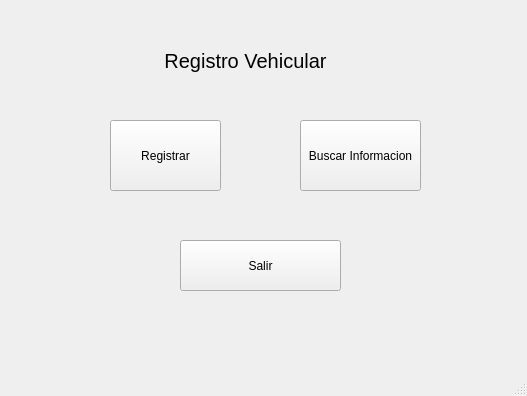
<?xml version="1.0" encoding="UTF-8"?>
<ui version="4.0">
 <class>MainWindow</class>
 <widget class="QMainWindow" name="MainWindow">
  <property name="geometry">
   <rect>
    <x>0</x>
    <y>0</y>
    <width>527</width>
    <height>396</height>
   </rect>
  </property>
  <property name="windowTitle">
   <string>Bienvenido Usuario</string>
  </property>
  <widget class="QWidget" name="centralwidget">
   <widget class="QPushButton" name="registrar">
    <property name="geometry">
     <rect>
      <x>110</x>
      <y>120</y>
      <width>111</width>
      <height>71</height>
     </rect>
    </property>
    <property name="text">
     <string>Registrar</string>
    </property>
   </widget>
   <widget class="QLabel" name="label">
    <property name="geometry">
     <rect>
      <x>100</x>
      <y>40</y>
      <width>291</width>
      <height>41</height>
     </rect>
    </property>
    <property name="font">
     <font>
      <pointsize>15</pointsize>
     </font>
    </property>
    <property name="text">
     <string>Registro Vehicular</string>
    </property>
    <property name="alignment">
     <set>Qt::AlignCenter</set>
    </property>
   </widget>
   <widget class="QPushButton" name="informacion">
    <property name="geometry">
     <rect>
      <x>300</x>
      <y>120</y>
      <width>121</width>
      <height>71</height>
     </rect>
    </property>
    <property name="text">
     <string>Buscar Informacion</string>
    </property>
   </widget>
   <widget class="QPushButton" name="salir">
    <property name="geometry">
     <rect>
      <x>180</x>
      <y>240</y>
      <width>161</width>
      <height>51</height>
     </rect>
    </property>
    <property name="text">
     <string>Salir</string>
    </property>
   </widget>
  </widget>
  <widget class="QMenuBar" name="menubar">
   <property name="geometry">
    <rect>
     <x>0</x>
     <y>0</y>
     <width>527</width>
     <height>22</height>
    </rect>
   </property>
  </widget>
  <widget class="QStatusBar" name="statusbar"/>
 </widget>
 <resources/>
 <connections/>
</ui>
